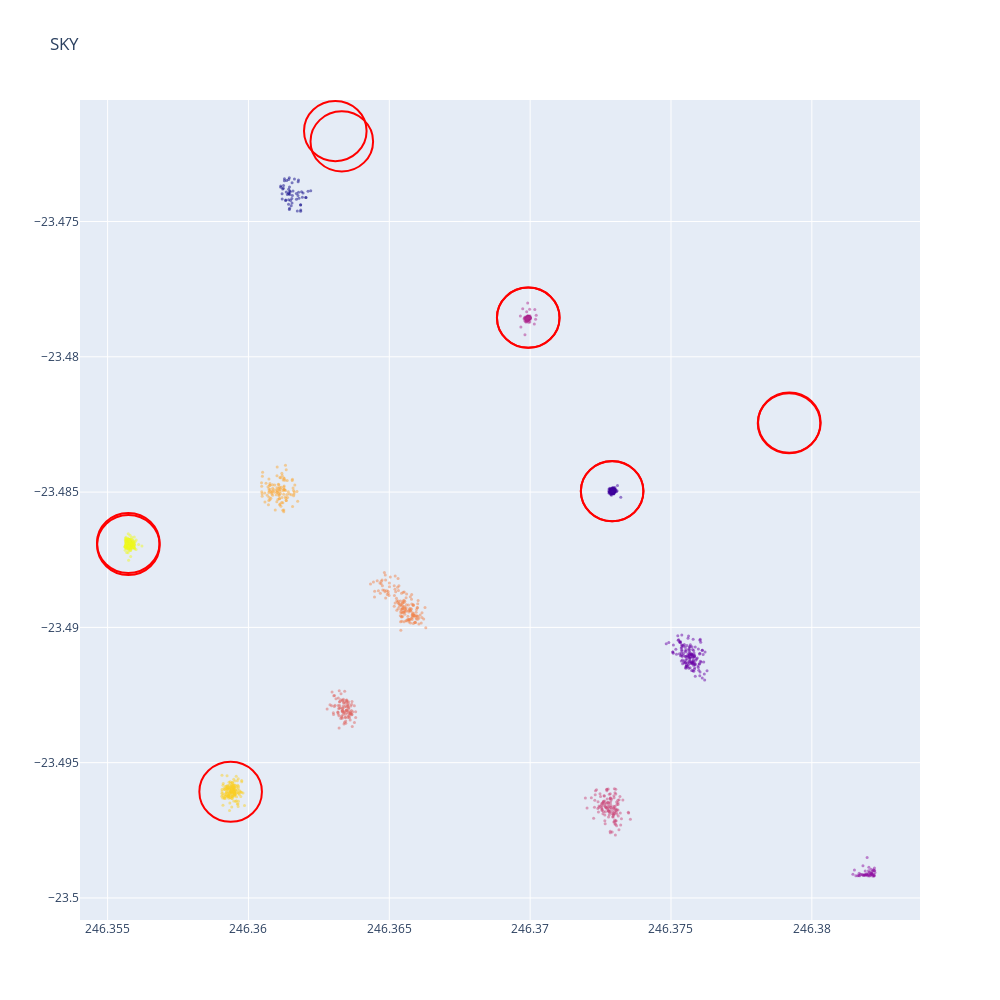

The notebook cell saved with this chart:
### Code cell
dbscan = DBSCAN(eps=1.25/3600, min_samples=12)

dbscan.fit(filtered_tbl[["ra", "dec"]])
labels = dbscan.labels_
clustered = filtered_tbl[labels != -1]
clustered["cluster"] = labels[labels != -1]
clustered = clustered.groupby("cluster").filter(lambda x: len(x) > 16)
# Delete clusters with less than 48 points that are not in the top 10% of the brightest clusters
clustered = clustered.groupby("cluster").filter(lambda x: len(x) > 32 or x["w1mpro"].quantile(0.9) < 13)

plot(clustered, cluster=True)

### Figure 1 — Plotly figure (JSON) as saved in the notebook; plotly's stock layout.template omitted (floating-point values rounded to 4 significant figures; data arrays with more than 128 entries replaced by an {"elided": "..."} marker saying what was removed)
{"data": [{"marker": {"color": {"elided": "1651 int values"}, "opacity": 0.5, "size": 3}, "mode": "markers", "type": "scatter", "x": {"elided": "1651 float values"}, "y": {"elided": "1651 float values"}}], "layout": {"height": 1000, "shapes": [{"line": {"color": "red"}, "type": "circle", "x0": 246.4, "x1": 246.4, "y0": -23.47, "y1": -23.47}, {"line": {"color": "red"}, "type": "circle", "x0": 246.4, "x1": 246.4, "y0": -23.5, "y1": -23.49}, {"line": {"color": "red"}, "type": "circle", "x0": 246.4, "x1": 246.4, "y0": -23.49, "y1": -23.49}, {"line": {"color": "red"}, "type": "circle", "x0": 246.4, "x1": 246.4, "y0": -23.49, "y1": -23.48}, {"line": {"color": "red"}, "type": "circle", "x0": 246.4, "x1": 246.4, "y0": -23.48, "y1": -23.48}, {"line": {"color": "red"}, "type": "circle", "x0": 246.4, "x1": 246.4, "y0": -23.48, "y1": -23.48}, {"line": {"color": "red"}, "type": "circle", "x0": 246.4, "x1": 246.4, "y0": -23.47, "y1": -23.47}, {"line": {"color": "red"}, "type": "circle", "x0": 246.4, "x1": 246.4, "y0": -23.49, "y1": -23.49}, {"line": {"color": "red"}, "type": "circle", "x0": 246.4, "x1": 246.4, "y0": -23.49, "y1": -23.48}, {"line": {"color": "red"}, "type": "circle", "x0": 246.4, "x1": 246.4, "y0": -23.48, "y1": -23.48}, {"line": {"color": "red"}, "type": "circle", "x0": 246.4, "x1": 246.4, "y0": -23.48, "y1": -23.48}], "title": {"text": "SKY"}, "width": 1000}}
